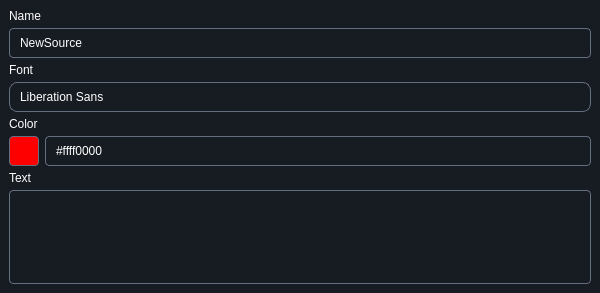
<?xml version="1.0" encoding="UTF-8"?>
<ui version="4.0">
 <class>TextWidgetClass</class>
 <widget class="QWidget" name="TextWidgetClass">
  <property name="geometry">
   <rect>
    <x>0</x>
    <y>0</y>
    <width>600</width>
    <height>293</height>
   </rect>
  </property>
  <property name="windowTitle">
   <string>TextWidget</string>
  </property>
  <property name="styleSheet">
   <string notr="true">#mainTextWidget {
  background: #171B22;
}

QLabel {
  color: white;
}

QLineEdit, QPlainTextEdit {
  background: #171B22;
  color: white;
  border: 1px solid #647081;
  border-radius: 4px;
  padding-left: 8px;
}

QLineEdit:focus {
    border: 1px solid #19BDDE;
}

#colorPickerButton {
  border: 1px solid #647081;
  border-radius: 4px;
  background: red;
}

QComboBox {
  background: #171B22;
  color: white;
  border: 1px solid #647081;
  border-radius: 8px;
  padding-left: 8px;
}

QComboBox:focus {
    border: 1px solid #19BDDE;
}

QComboBox::drop-down {
    subcontrol-origin: padding;
    subcontrol-position: top right;
    width: 22px;
    border-left: 0px solid #444;
}

QComboBox::down-arrow {
    image: url(:/FrameFlow/down.svg);
    width: 10px;
    height: 10px;
}

QComboBox QAbstractItemView {
  background-color: #171B22;
  border: 1px solid white;
  selection-background-color: #00c853;
  selection-color: white;
  outline: none;
  color: white;
}

QComboBox QAbstractItemView::item {
    padding: 10px 0px;
}

QComboBox QAbstractItemView::item:hover {
  background-color: #2d2d2d;
}

QComboBox QScrollBar:vertical {
  width: 6px;
  background: transparent;
}
</string>
  </property>
  <layout class="QVBoxLayout" name="verticalLayout_2">
   <property name="spacing">
    <number>0</number>
   </property>
   <property name="leftMargin">
    <number>0</number>
   </property>
   <property name="topMargin">
    <number>0</number>
   </property>
   <property name="rightMargin">
    <number>0</number>
   </property>
   <property name="bottomMargin">
    <number>0</number>
   </property>
   <item>
    <widget class="QWidget" name="mainTextWidget" native="true">
     <layout class="QVBoxLayout" name="verticalLayout">
      <property name="spacing">
       <number>5</number>
      </property>
      <property name="leftMargin">
       <number>9</number>
      </property>
      <property name="topMargin">
       <number>9</number>
      </property>
      <property name="rightMargin">
       <number>9</number>
      </property>
      <property name="bottomMargin">
       <number>9</number>
      </property>
      <item>
       <widget class="QLabel" name="label">
        <property name="text">
         <string>Name</string>
        </property>
       </widget>
      </item>
      <item>
       <widget class="QLineEdit" name="nameLineEdit">
        <property name="minimumSize">
         <size>
          <width>0</width>
          <height>30</height>
         </size>
        </property>
        <property name="maximumSize">
         <size>
          <width>16777215</width>
          <height>30</height>
         </size>
        </property>
        <property name="text">
         <string>NewSource</string>
        </property>
        <property name="placeholderText">
         <string>New Source</string>
        </property>
       </widget>
      </item>
      <item>
       <widget class="QLabel" name="label_3">
        <property name="text">
         <string>Font</string>
        </property>
       </widget>
      </item>
      <item>
       <widget class="QFontComboBox" name="fontComboBox">
        <property name="minimumSize">
         <size>
          <width>0</width>
          <height>30</height>
         </size>
        </property>
        <property name="maximumSize">
         <size>
          <width>16777215</width>
          <height>30</height>
         </size>
        </property>
       </widget>
      </item>
      <item>
       <widget class="QLabel" name="label_2">
        <property name="text">
         <string>Color</string>
        </property>
       </widget>
      </item>
      <item>
       <widget class="QWidget" name="horizontalWidget" native="true">
        <layout class="QHBoxLayout" name="horizontalLayout">
         <property name="spacing">
          <number>6</number>
         </property>
         <property name="leftMargin">
          <number>0</number>
         </property>
         <property name="topMargin">
          <number>0</number>
         </property>
         <property name="rightMargin">
          <number>0</number>
         </property>
         <property name="bottomMargin">
          <number>0</number>
         </property>
         <item>
          <widget class="QPushButton" name="colorPickerButton">
           <property name="minimumSize">
            <size>
             <width>30</width>
             <height>30</height>
            </size>
           </property>
           <property name="maximumSize">
            <size>
             <width>30</width>
             <height>30</height>
            </size>
           </property>
           <property name="cursor">
            <cursorShape>PointingHandCursor</cursorShape>
           </property>
           <property name="text">
            <string/>
           </property>
           <property name="flat">
            <bool>true</bool>
           </property>
          </widget>
         </item>
         <item>
          <widget class="QLineEdit" name="colorLineEdit">
           <property name="minimumSize">
            <size>
             <width>0</width>
             <height>30</height>
            </size>
           </property>
           <property name="maximumSize">
            <size>
             <width>16777215</width>
             <height>30</height>
            </size>
           </property>
           <property name="text">
            <string>#ffff0000</string>
           </property>
           <property name="readOnly">
            <bool>true</bool>
           </property>
          </widget>
         </item>
        </layout>
       </widget>
      </item>
      <item>
       <widget class="QLabel" name="label_4">
        <property name="text">
         <string>Text</string>
        </property>
       </widget>
      </item>
      <item>
       <widget class="QPlainTextEdit" name="plainTextEdit"/>
      </item>
     </layout>
    </widget>
   </item>
  </layout>
 </widget>
 <layoutdefault spacing="6" margin="11"/>
 <resources/>
 <connections>
  <connection>
   <sender>colorPickerButton</sender>
   <signal>clicked()</signal>
   <receiver>TextWidgetClass</receiver>
   <slot>onPickColor()</slot>
   <hints>
    <hint type="sourcelabel">
     <x>23</x>
     <y>156</y>
    </hint>
    <hint type="destinationlabel">
     <x>299</x>
     <y>146</y>
    </hint>
   </hints>
  </connection>
 </connections>
 <slots>
  <slot>onPickColor()</slot>
 </slots>
</ui>
